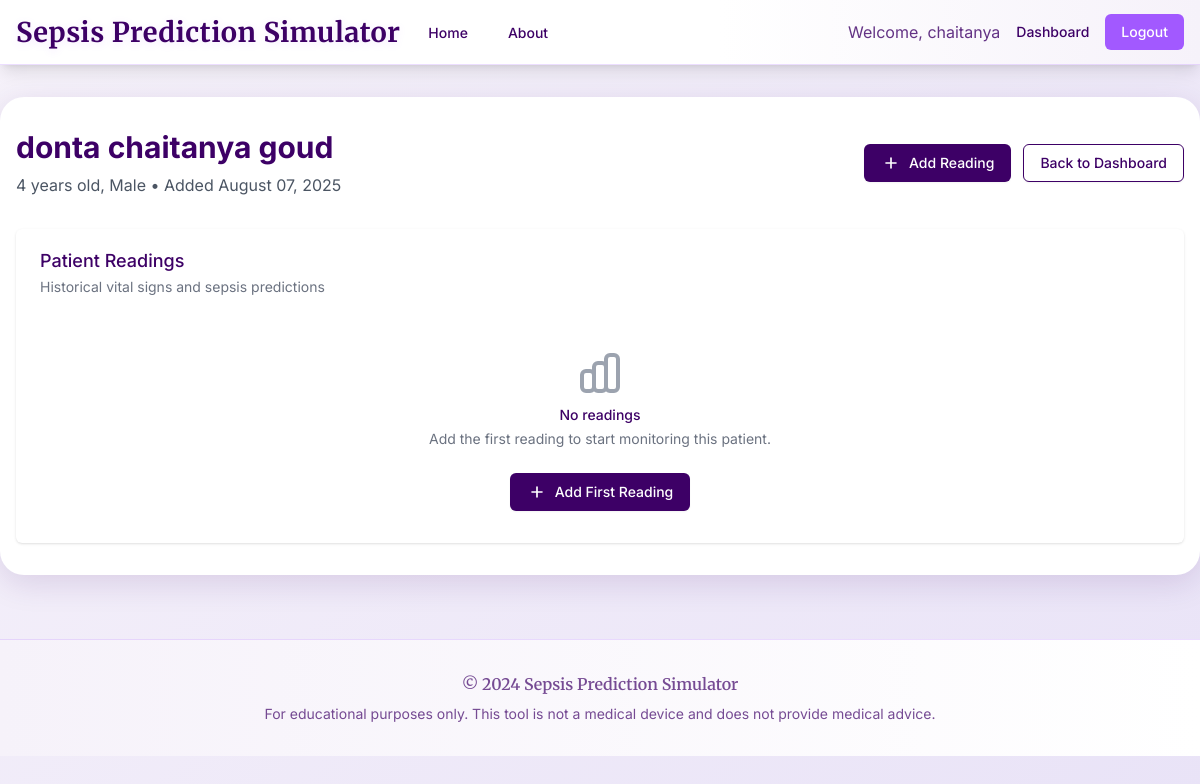
The page /patient/2 (signed in) on the database its author committed.
### app.py (models this page shows)
class User(UserMixin, db.Model):
    id = db.Column(db.Integer, primary_key=True)
    email = db.Column(db.String(120), unique=True, nullable=False)
    name = db.Column(db.String(120), nullable=False)
    password_hash = db.Column(db.String(255), nullable=False)
    created_at = db.Column(db.DateTime, default=datetime.utcnow)
    patients = db.relationship('Patient', backref='doctor', lazy=True)

class Patient(db.Model):
    id = db.Column(db.Integer, primary_key=True)
    doctor_id = db.Column(db.Integer, db.ForeignKey('user.id'), nullable=False)
    name = db.Column(db.String(120), nullable=False)
    age = db.Column(db.Integer, nullable=False)
    gender = db.Column(db.String(10), nullable=False)
    created_at = db.Column(db.DateTime, default=datetime.utcnow)
    readings = db.relationship('Reading', backref='patient', lazy=True, order_by='Reading.timestamp.desc()')

### app.py (the view)
@app.route('/patient/<int:patient_id>')
@doctor_required
def patient_detail(patient_id):
    patient = Patient.query.filter_by(id=patient_id, doctor_id=current_user.id).first_or_404()
    readings = patient.readings
    return render_template('patient_detail.html', patient=patient, readings=readings)

### app.py (called while the page is built)
@login_manager.user_loader
def load_user(user_id):
    return User.query.get(int(user_id))

def doctor_required(f):
    @wraps(f)
    def decorated_function(*args, **kwargs):
        if not current_user.is_authenticated:
            return redirect(url_for('login'))
        return f(*args, **kwargs)
    return decorated_function

### templates/patient_detail.html (shortened to what this page needs)
{% extends "base.html" %}
{% block content %}
<div class="max-w-7xl mx-auto">
    <div class="mb-8">
        <div class="flex items-center justify-between">
            <div>
                <h1 class="text-3xl font-bold" style="color: #3D0066;">{{ patient.name }}</h1>
                <p class="text-gray-600 mt-2">{{ patient.age }} years old, {{ patient.gender }} • Added {{ patient.created_at.strftime('%B %d, %Y') }}</p>
            </div>
            <div class="flex space-x-3">
                <a href="{{ url_for('new_reading', patient_id=patient.id) }}"
                   class="inline-flex items-center px-4 py-2 border border-transparent text-sm font-medium rounded-md shadow-sm text-white"
                   style="background-color: #3D0066; hover:bg-[#2a0047]; focus:ring-2 focus:ring-offset-2; focus:ring-[#3D0066];">
                    <svg class="h-5 w-5 mr-2" fill="none" stroke="currentColor" viewBox="0 0 24 24">
                        <path stroke-linecap="round" stroke-linejoin="round" stroke-width="2" d="M12 6v6m0 0v6m0-6h6m-6 0H6"></path>
                    </svg>
                    Add Reading
                </a>
                <a href="{{ url_for('dashboard') }}"
                   class="inline-flex items-center px-4 py-2 border border-[#3D0066] shadow-sm text-sm font-medium rounded-md text-[#3D0066] bg-white hover:bg-[#f3e8ff] focus:outline-none focus:ring-2 focus:ring-offset-2 focus:ring-[#3D0066]">
                    Back to Dashboard
                </a>
            </div>
        </div>
    </div>
    <div class="bg-white shadow overflow-hidden sm:rounded-md">
        <div class="px-4 py-5 sm:px-6">
            <h3 class="text-lg leading-6 font-medium" style="color: #3D0066;">Patient Readings</h3>
            <p class="mt-1 max-w-2xl text-sm text-gray-500">Historical vital signs and sepsis predictions</p>
        </div>
        {% if readings %}
            <div class="overflow-x-auto">
                <table class="min-w-full divide-y divide-gray-200">
                    <thead class="bg-gray-50">
                        <tr>
                            <th class="px-6 py-3 text-left text-xs font-medium text-gray-500 uppercase tracking-wider">Date/Time</th>
                            <th class="px-6 py-3 text-left text-xs font-medium text-gray-500 uppercase tracking-wider">Temperature</th>
                            <th class="px-6 py-3 text-left text-xs font-medium text-gray-500 uppercase tracking-wider">SBP</th>
                            <th class="px-6 py-3 text-left text-xs font-medium text-gray-500 uppercase tracking-wider">Resp</th>
                            <th class="px-6 py-3 text-left text-xs font-medium text-gray-500 uppercase tracking-wider">WBC</th>
                            <th class="px-6 py-3 text-left text-xs font-medium text-gray-500 uppercase tracking-wider">Lactate</th>
                            <th class="px-6 py-3 text-left text-xs font-medium text-gray-500 uppercase tracking-wider">Prediction</th>
                            <th class="px-6 py-3 text-left text-xs font-medium text-gray-500 uppercase tracking-wider">Confidence</th>
                            <th class="px-6 py-3 text-left text-xs font-medium text-gray-500 uppercase tracking-wider">Source</th>
                            <th class="px-6 py-3 text-left text-xs font-medium text-gray-500 uppercase tracking-wider">Actions</th>
                        </tr>
                    </thead>
                    <tbody class="bg-white divide-y divide-gray-200">
                        {% for reading in readings %}
                        <tr class="hover:bg-gray-50">
                            <td class="px-6 py-4 whitespace-nowrap text-sm text-gray-900">
                                {{ reading.timestamp.strftime('%m/%d/%Y %H:%M') }}
                            </td>
                            <td class="px-6 py-4 whitespace-nowrap text-sm text-gray-900">
                                {{ "%.1f"|format(reading.temp) }}°C
                            </td>
                            <td class="px-6 py-4 whitespace-nowrap text-sm text-gray-900">
                                {{ "%.0f"|format(reading.sbp) }} mmHg
                            </td>
                            <td class="px-6 py-4 whitespace-nowrap text-sm text-gray-900">
                                {{ "%.0f"|format(reading.resp) }}/min
                            </td>
                            <td class="px-6 py-4 whitespace-nowrap text-sm text-gray-900">
                                {{ "%.1f"|format(reading.wbc) }} x10³/μL
                            </td>
                            <td class="px-6 py-4 whitespace-nowrap text-sm text-gray-900">
                                {{ "%.1f"|format(reading.lactate) }} mmol/L
                            </td>
                            <td class="px-6 py-4 whitespace-nowrap">
                                <span class="inline-flex items-center px-2.5 py-0.5 rounded-full text-xs font-medium
                                    {% if reading.prediction %}bg-red-100 text-red-800{% else %}bg-green-100 text-green-800{% endif %}">
                                    {% if reading.prediction %}Sepsis{% else %}No Sepsis{% endif %}
                                </span>
                            </td>
                            <td class="px-6 py-4 whitespace-nowrap text-sm text-gray-900">
                                {{ "%.1f"|format(reading.confidence) }}%
                            </td>
                            <td class="px-6 py-4 whitespace-nowrap text-sm text-gray-900">
                                <span class="inline-flex items-center px-2.5 py-0.5 rounded-full text-xs font-medium
                                    {% if reading.prediction_source == 'model' %}bg-blue-100 text-blue-800{% else %}bg-yellow-100 text-yellow-800{% endif %}">
                                    {{ reading.prediction_source.title() }}
                                </span>
                            </td>
                            <td class="px-6 py-4 whitespace-nowrap text-right text-sm font-medium">
                                <a href="{{ url_for('edit_reading', patient_id=patient.id, reading_id=reading.id) }}" class="text-blue-600 hover:text-blue-900 mr-3">Edit</a>
                                <form action="{{ url_for('delete_reading', patient_id=patient.id, reading_id=reading.id) }}" method="POST" style="display:inline;" onsubmit="return confirm('Are you sure you want to delete this reading?');">
                                    <button type="submit" class="text-red-600 hover:text-red-900">Delete</button>
                                </form>
                            </td>
                        </tr>
                        {% endfor %}
                    </tbody>
                </table>
            </div>
        {% else %}
            <div class="px-4 py-8 text-center">
                <h3 class="mt-2 text-sm font-medium" style="color: #3D0066;">No readings</h3>
                <p class="mt-1 text-sm text-gray-500">Add the first reading to start monitoring this patient.</p>
                <div class="mt-6">
                    <a href="{{ url_for('new_reading', patient_id=patient.id) }}"
                       class="inline-flex items-center px-4 py-2 border border-transparent shadow-sm text-sm font-medium rounded-md text-white"
                       style="background-color: #3D0066; hover:bg-[#2a0047]; focus:ring-2 focus:ring-offset-2; focus:ring-[#3D0066];">
                        <svg class="h-5 w-5 mr-2" fill="none" stroke="currentColor" viewBox="0 0 24 24">
                            <path stroke-linecap="round" stroke-linejoin="round" stroke-width="2" d="M12 6v6m0 0v6m0-6h6m-6 0H6"></path>
                        </svg>
                        Add First Reading
                    </a>
                </div>
            </div>
        {% endif %}
    </div>
</div>
{% endblock %}

### templates/base.html (shortened to what this page needs)
<!DOCTYPE html>
<html lang="en">
<head>
    <script src="https://cdn.tailwindcss.com"></script>
</head>
<body class="bg-[#f6f2fa] text-[#2A004D] min-h-screen">
    <nav class="nav-bg shadow-lg border-b border-[#A259FF]/20">
        <div class="max-w-7xl mx-auto px-4">
            <div class="flex justify-between h-16">
                <div class="flex">
                    <div class="flex-shrink-0 flex items-center">
                        <a href="{{ url_for('home') }}" class="official-title">
                            Sepsis Prediction Simulator
                        </a>
                    </div>
                    <div class="hidden sm:ml-6 sm:flex sm:space-x-8">
                        <a href="{{ url_for('home') }}" class="nav-link inline-flex items-center px-1 pt-1 border-b-2 border-transparent text-sm font-medium {% if request.endpoint == 'home' %}active{% endif %}">
                            Home
                        </a>
                        <a href="{{ url_for('about') }}" class="nav-link inline-flex items-center px-1 pt-1 border-b-2 border-transparent text-sm font-medium {% if request.endpoint == 'about' %}active{% endif %}">
                            About
                        </a>
                    </div>
                </div>
                <div class="hidden sm:ml-6 sm:flex sm:items-center">
                    {% if current_user.is_authenticated %}
                        <div class="flex items-center space-x-4">
                            <span class="text-[#3D0066]/80">Welcome, {{ current_user.name }}</span>
                            <a href="{{ url_for('dashboard') }}" class="nav-link text-sm font-medium {% if request.endpoint == 'dashboard' %}active{% endif %}">
                                Dashboard
                            </a>
                            <a href="{{ url_for('logout') }}" class="bg-[#A259FF] text-white px-4 py-2 rounded-md text-sm font-medium hover:bg-[#3D0066] transition">
                                Logout
                            </a>
                        </div>
                    {% endif %}
                </div>
            </div>
        </div>
    </nav>
    <main class="max-w-7xl mx-auto px-4 py-8 mt-8 mb-8">
        {% block content %}{% endblock %}
    </main>
    <footer class="border-t border-[#A259FF]/20 mt-16">
        <div class="max-w-7xl mx-auto px-4 py-8">
            <div class="text-center text-[#3D0066]/70">
                <p class="font-semibold" style="font-family: 'Merriweather', 'Times New Roman', Times, serif;">&copy; 2024 Sepsis Prediction Simulator</p>
                <p class="mt-2 text-sm">For educational purposes only. This tool is not a medical device and does not provide medical advice.</p>
            </div>
        </div>
    </footer>
</body>
</html>

### templates/base.html (style rules this page uses)
body { font-family: 'Inter', sans-serif; background: linear-gradient(135deg, #f6f2fa 0%, #e9e3f7 100%); color: #2A004D; }
.official-title { font-family: 'Merriweather', 'Times New Roman', Times, serif; font-weight: 700; font-size: 1.7rem; letter-spacing: 0.5px; color: #3D0066; text-shadow: 0 2px 8px #A259FF22, 0 1px 0 #fff; }
.nav-link { color: #3D0066; font-weight: 500; transition: color 0.2s, border-color 0.2s; }
.nav-bg { background: linear-gradient(90deg, #fff 60%, #f6f2fa 100%); }
main { background: #fff; border-radius: 1.5rem; box-shadow: 0 8px 32px 0 #3D006622; }
footer { background: linear-gradient(90deg, #f6f2fa 0%, #fff 100%); }

### rows shown on the page
User: name "chaitanya"
Patient: name "donta chaitanya goud", age "4", gender "Male", created_at "August 07, 2025"
